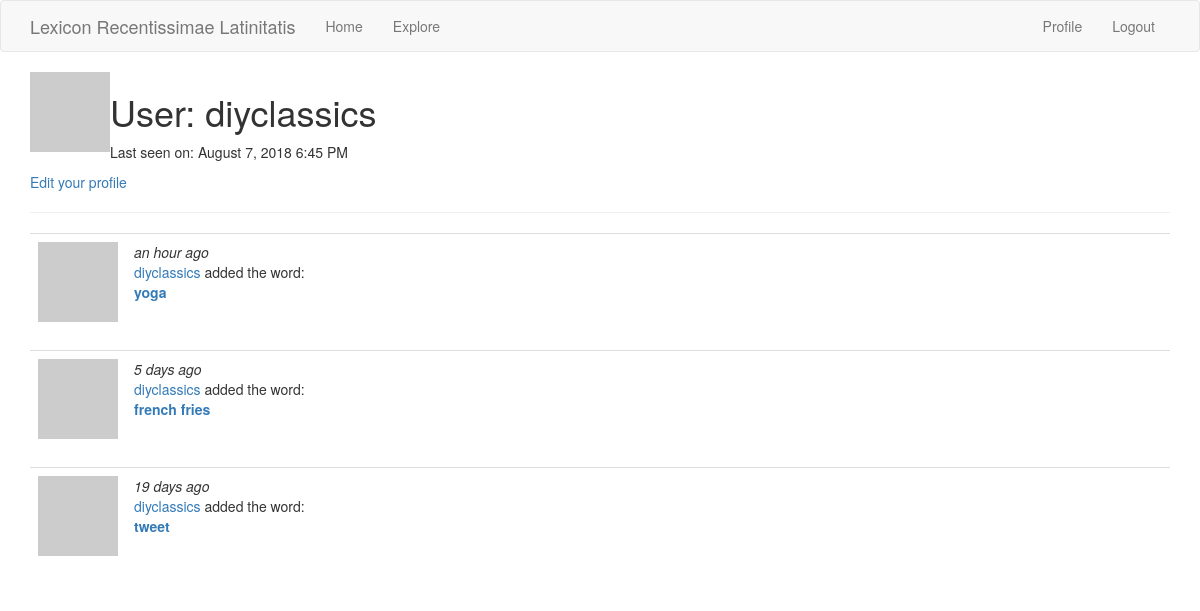
Before: /user/diyclassics (signed in) with the older database file.
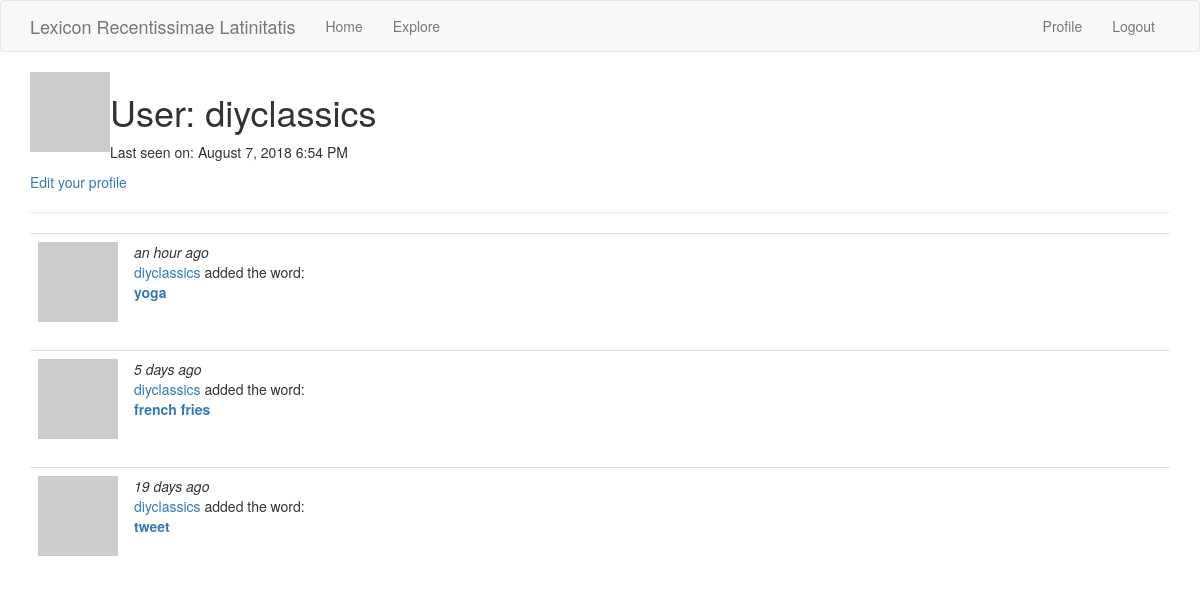
After: the same page with the newer database file.
### app/models.py (models this page shows, shortened)
class User(UserMixin, db.Model):
    id = db.Column(db.Integer, primary_key=True)
    username = db.Column(db.String(64), index=True, unique=True)
    email = db.Column(db.String(120), index=True, unique=True)
    password_hash = db.Column(db.String(128))
    posts = db.relationship('Entry', backref='author', lazy='dynamic')
    about_me = db.Column(db.String(140))
    last_seen = db.Column(db.DateTime, default=datetime.utcnow)
    def avatar(self, size):
        digest = md5(self.email.lower().encode('utf-8')).hexdigest()
        return 'https://www.gravatar.com/avatar/{}?d=identicon&s={}'.format(
            digest, size)

class Entry(db.Model):
    id = db.Column(db.Integer, primary_key=True)
    definitions = db.relationship('Definitions', backref='entry', lazy='dynamic')
    url = db.Column(db.String)
    english_word = db.Column(db.String, index=True, unique=True)
    latin_top_choice = db.Column(db.String, index=True)
    tweet_id = db.Column(db.String, index=True)
    username = db.Column(db.String)
    body = db.Column(db.String(140))
    tweet_date = db.Column(db.DateTime)
    timestamp = db.Column(db.DateTime, index=True, default=datetime.utcnow)
    user_id = db.Column(db.Integer, db.ForeignKey('user.id'))

### app/routes.py (the view)
@app.route('/user/<username>')
@login_required
def user(username):
    user = User.query.filter_by(username=username).first_or_404()
    entries = user.posts.order_by(Entry.timestamp.desc())
    return render_template('user.html', user=user, entries=entries)

### app/models.py (called while the page is built)
@login.user_loader
def load_user(id):
    return User.query.get(int(id))

### app/routes.py (called while the page is built)
@app.before_request
def before_request():
    if current_user.is_authenticated:
        current_user.last_seen = datetime.utcnow()
        db.session.commit()

### app/templates/user.html (shortened to what this page needs)
{% extends "base.html" %}
{% block app_content %}
    <table>
        <tr valign="top">
            <td><img src="{{ user.avatar(128) }}"></td>
            <td>
                <h1>User: {{ user.username }}</h1>
                {% if user.last_seen %}
                <p>Last seen on: {{ moment(user.last_seen).format('LLL') }}</p>
                {% endif %}
            </td>
        </tr>
    </table>
    {% if user == current_user %}
    <p><a href="{{ url_for('edit_profile') }}">Edit your profile</a></p>
    {% endif %}
    <hr>
    {% for entry in entries %}
        {% include '_post.html' %}
    {% endfor %}
{% endblock %}

### app/templates/base.html (shortened to what this page needs)
{% extends 'bootstrap/base.html' %}
{% block navbar %}
    <nav class="navbar navbar-default">
        <div class="container">
            <div class="navbar-header">
                <a class="navbar-brand" href="{{ url_for('index') }}">Lexicon Recentissimae Latinitatis</a>
            </div>
            <div class="collapse navbar-collapse" id="bs-example-navbar-collapse-1">
                <ul class="nav navbar-nav">
                    <li><a href="{{ url_for('index') }}">Home</a></li>
                    <li><a href="{{ url_for('explore') }}">Explore</a></li>
                </ul>
                <ul class="nav navbar-nav navbar-right">
                    {% if current_user.is_anonymous %}
                    <li><a href="{{ url_for('login') }}">Login</a></li>
                    {% else %}
                    <li><a href="{{ url_for('user', username=current_user.username) }}">Profile</a></li>
                    <li><a href="{{ url_for('logout') }}">Logout</a></li>
                    {% endif %}
                </ul>
            </div>
        </div>
    </nav>
{% endblock %}
{% block content %}
    <div class="container">
        {% block app_content %}{% endblock %}
    </div>
{% endblock %}

### app/templates/_post.html
<table class="table table-hover">
    <tr>
        <td width="70px">
            <a href="{{ url_for('user', username=entry.author.username) }}">
                <img src="{{ entry.author.avatar(70) }}" />
            </a>
        </td>
        <td>
            <i>{{ moment(entry.timestamp).fromNow() }}</i>
            <br>
            <a href="{{ url_for('user', username=entry.author.username) }}">
                {{ entry.author.username }}
            </a>
            added the word:
            <br>
            <b><a href="{{ url_for('entry', english_word=entry.english_word) }}">
              {{ entry.english_word }}
            </a></b>
        </td>
    </tr>
</table>

Changed rows visible on the page:
changed User "diyclassics": last_seen "August 7, 2018 6:45 PM" → "August 7, 2018 6:54 PM"
